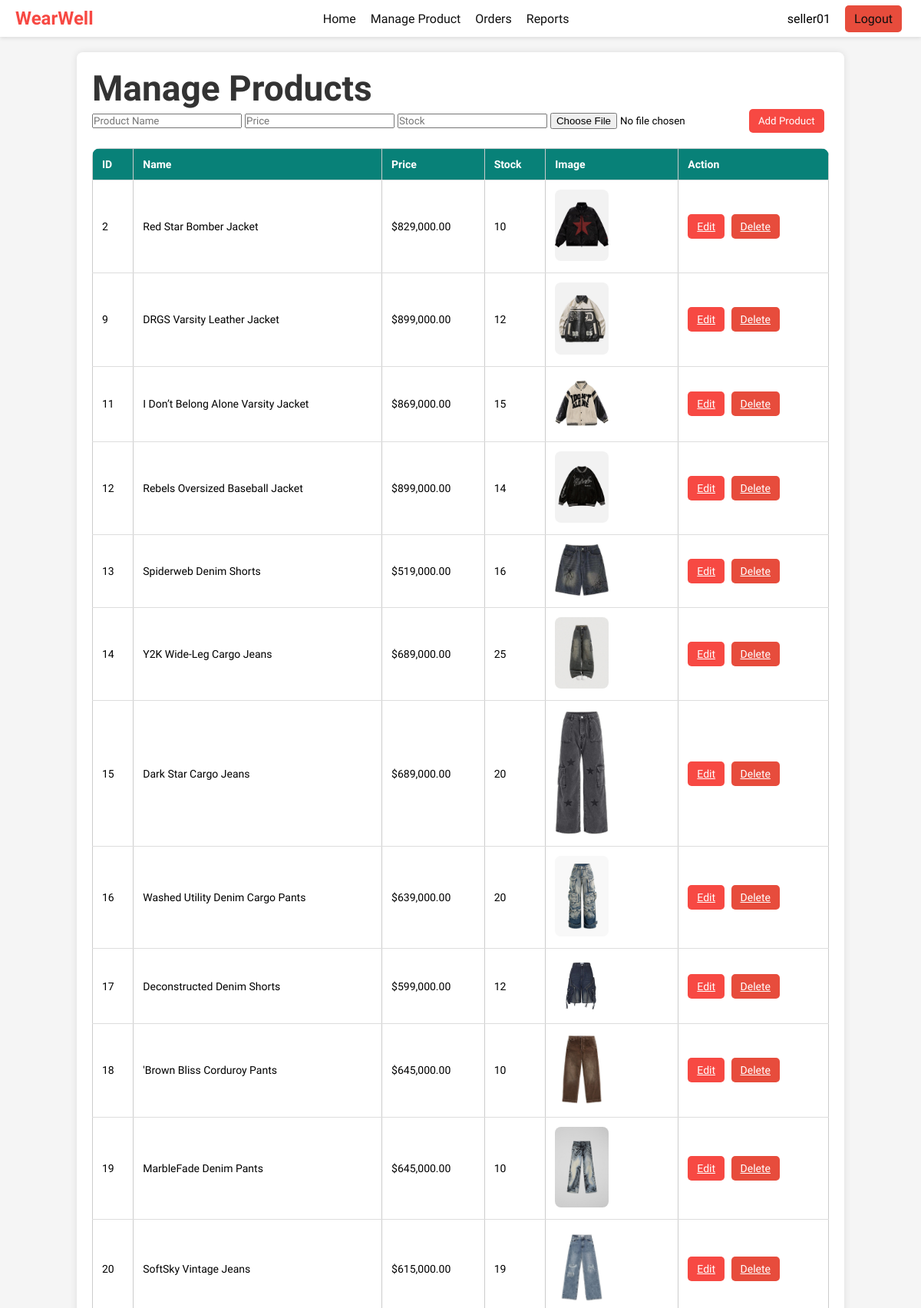
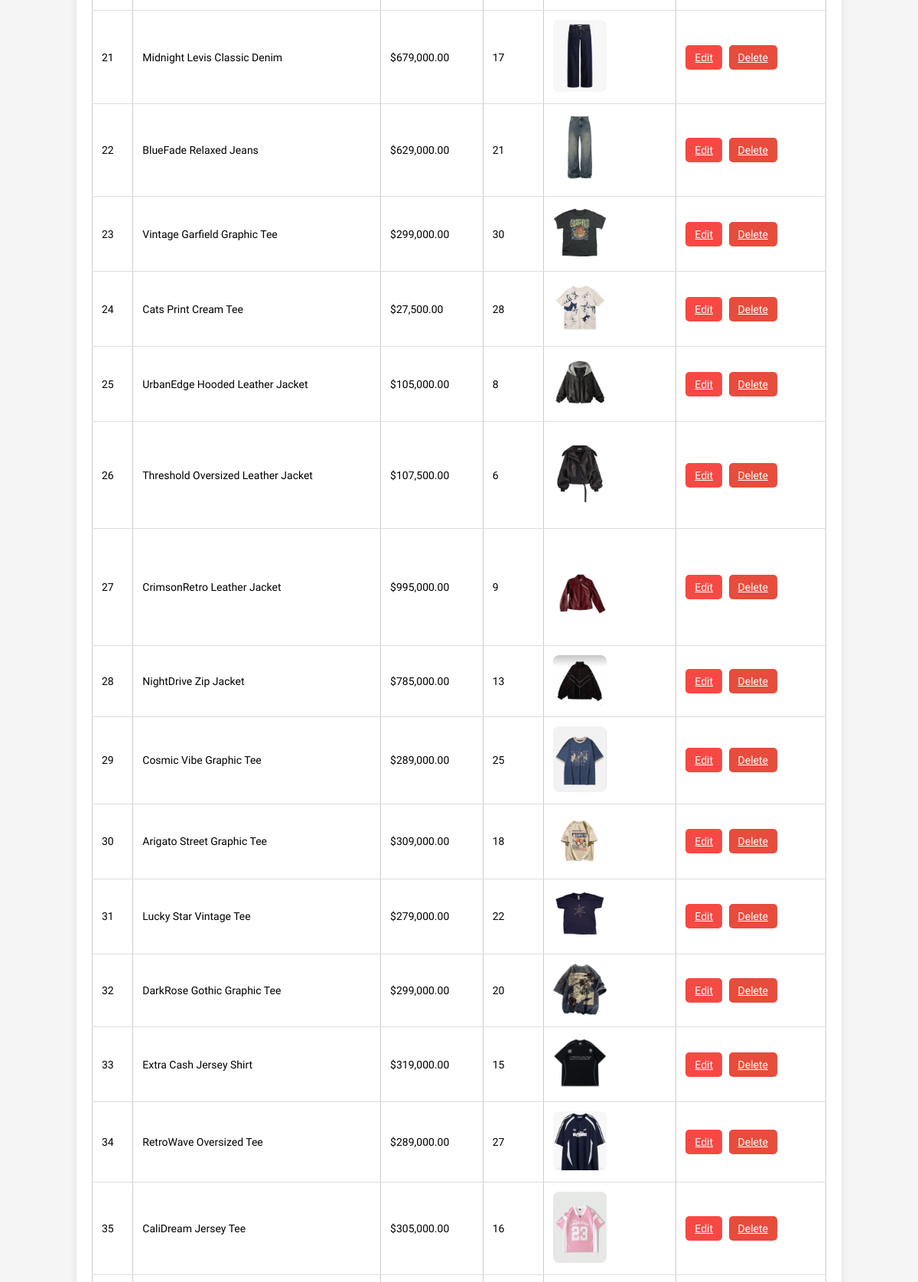
/manage_products.php (signed in, upper part), run on the app's committed database (2 pictures, top to bottom).
### tables this page shows
CREATE TABLE `products` (
  `id` int(11) NOT NULL,
  `seller_id` int(11) NOT NULL,
  `category_id` int(11) DEFAULT NULL,
  `name` varchar(200) DEFAULT NULL,
  `price` decimal(10,2) DEFAULT NULL,
  `stock` int(11) DEFAULT 0,
  `image` varchar(255) DEFAULT NULL,
  `created_at` timestamp NOT NULL DEFAULT current_timestamp(),
  `size` varchar(5) DEFAULT 'M',
  `description` text DEFAULT NULL
);

### manage_products.php (the view, shortened to what this page needs)
<?php
include 'backend/config.php';
$seller_id = $_SESSION['user_id'];
$result = $conn->prepare("SELECT * FROM products WHERE seller_id = ?");
$result->bind_param("i", $seller_id);
$result->execute();
$products = $result->get_result();
?>
<!DOCTYPE html>
<html lang="en">
<head>
<link rel="stylesheet" href="style.css">
</head>
<body>
    <div class="navbar">
    <div class="logo">WearWell</div>
    <div>
        <a href="dashboard_seller.php" onclick="showTab('home')">Home</a>
        <a href="manage_products.php" onclick="showTab('products')">Manage Product</a>
        <a href="#" onclick="showTab('orders')">Orders</a>
        <a href="#" onclick="showTab('reports')">Reports</a>
    </div>
    <div>
        <span><?= htmlspecialchars($_SESSION['username']) ?></span>
        <a href="logout.php" class="btn btn-delete">Logout</a>
    </div>
</div>
<section class="container">
    <h2>Manage Products</h2>
    <form action="" method="POST" enctype="multipart/form-data" class="product-form">
        <input type="text" name="name" placeholder="Product Name" required>
        <input type="number" step="0.01" name="price" placeholder="Price" required>
        <input type="number" name="stock" placeholder="Stock" required>
        <input type="file" name="image" accept="image/*" id="imageInput">
        <button type="submit" name="add_product" class="btn btn-update">Add Product</button>
    </form>
    <table class="cart-table">
        <tr>
            <th>ID</th>
            <th>Name</th>
            <th>Price</th>
            <th>Stock</th>
            <th>Image</th>
            <th>Action</th>
        </tr>
        <?php while($product = $products->fetch_assoc()): ?>
        <tr>
            <td><?= $product['id'] ?></td>
            <td><?= htmlspecialchars($product['name']) ?></td>
            <td>$<?= number_format($product['price'], 2) ?></td>
            <td><?= $product['stock'] ?></td>
            <td>
                <?php if($product['image']): ?>
                    <img src="uploads/<?= htmlspecialchars($product['image']) ?>" width="50" alt="Product Image">
                <?php endif; ?>
            </td>
            <td>
                <a href="edit_product.php?id=<?= $product['id'] ?>" class="btn btn-update">Edit</a>
                <a href="?delete=<?= $product['id'] ?>" class="btn btn-delete" onclick="return confirm('Are you sure?')">Delete</a>
            </td>
        </tr>
        <?php endwhile; ?>
    </table>
</section>
</body>
</html>

### style.css (style rules this page uses)
* { margin: 0; padding: 0; box-sizing: border-box; font-family: 'Spartan', sans-serif; scroll-behavior: smooth; }
h2 { font-size: 46px; line-height: 54px; color: #222; }
body { width: 100%; }
.navbar { display: flex; align-items: center; justify-content: space-between; background: #fffdfd; padding: 10px 20px; font-family: 'Spartan', sans-serif; flex-wrap: wrap; }
.navbar .logo { font-size: 24px; font-weight: 700; color: #f74943; }
.container { padding:20px; font-family: 'Spartan', sans-serif; }
.cart-table { width:100%; border-collapse: collapse; background:#fff; border-radius:10px; overflow:hidden; }
.cart-table img { width: 70px; border-radius: 8px; }
.cart-table th, .cart-table td { padding:12px; text-align:left; border-bottom:1px solid #ddd; font-size: 14px; }
.cart-table th { background:#088178; color:#fff; }
.btn { padding:8px 12px; border:none; border-radius:5px; cursor:pointer; font-family: 'Spartan', sans-serif; transition: 0.2s; }
.btn-delete { background:#e74c3c; color:#fff; }
.btn-update { background:#088178; color:#fff; }
body { font-family: Arial, sans-serif; background-color: #f4f4f4; margin: 0; padding: 0; }
.navbar { display: flex; justify-content: space-between; align-items: center; background: #fff; padding: 10px 20px; box-shadow: 0 2px 5px rgba(0,0,0,0.1); }
.container { max-width:1000px; margin:20px auto; padding:20px; background:#fff; border-radius:8px; box-shadow:0 0 10px rgba(0,0,0,0.1); }
h2 { color:#333; }
table { width:100%; border-collapse: collapse; margin-top:20px; }
th, td { border:1px solid #ccc; padding:10px; text-align:center; }
th { background:#088178; color:#fff; }
img { width:60px; height:auto; border-radius:4px; }
.navbar { display:flex; justify-content:space-between; align-items:center; background:#fff; padding:10px 20px; box-shadow:0 2px 5px rgba(0,0,0,0.1); }
.navbar a { text-decoration:none; color:#0f0f0f; margin-left:15px; font-weight:500; }
.logo { font-size:24px; font-weight:700; color:#f74943; }
.container { padding:20px; }
table { width:100%; border-collapse:collapse; background:#fff; border-radius:10px; overflow:hidden; margin-bottom:20px; }
th, td { padding:12px; border-bottom:1px solid #ddd; text-align:left; }
.btn { padding:8px 12px; border:none; border-radius:5px; cursor:pointer; margin-right:5px; }
.btn-update { background:#f74943; color:#fff; }

### manage_products.php (style rules this page uses)
body { font-family: 'Spartan', sans-serif; background:#f5f5f5; margin:0; padding:0; }
.navbar { display:flex; justify-content:space-between; align-items:center; background:#fff; padding:10px 20px; box-shadow:0 2px 5px rgba(0,0,0,0.1); }
.navbar a { text-decoration:none; color:#0f0f0f; margin-left:15px; font-weight:500; }
.logo { font-size:24px; font-weight:700; color:#f74943; }
.container { padding:20px; }
table { width:100%; border-collapse:collapse; background:#fff; border-radius:10px; overflow:hidden; margin-bottom:20px; }
th, td { padding:12px; border-bottom:1px solid #ddd; text-align:left; }
th { background:#088178; color:#fff; }
.btn { padding:8px 12px; border:none; border-radius:5px; cursor:pointer; margin-right:5px; }
.btn-delete { background:#e74c3c; color:#fff; }
.btn-update { background:#f74943; color:#fff; }

### data on the page
products: id "2", name "Red Star Bomber Jacket", price "829,000.00", stock "10", image (picture)
products: id "9", name "DRGS Varsity Leather Jacket", price "899,000.00", stock "12", image (picture)
products: id "11", name "I Don’t Belong Alone Varsity Jacket", price "869,000.00", stock "15", image (picture)
products: id "12", name "Rebels Oversized Baseball Jacket", price "899,000.00", stock "14", image (picture)
products: id "13", name "Spiderweb Denim Shorts", price "519,000.00", stock "16", image (picture)
products: id "14", name "Y2K Wide-Leg Cargo Jeans", price "689,000.00", stock "25", image (picture)
products: id "15", name "Dark Star Cargo Jeans", price "689,000.00", stock "20", image (picture)
products: id "16", name "Washed Utility Denim Cargo Pants", price "639,000.00", stock "20", image (picture)
products: id "17", name "Deconstructed Denim Shorts", price "599,000.00", stock "12", image (picture)
products: id "18", name "'Brown Bliss Corduroy Pants", price "645,000.00", stock "10", image (picture)
products: id "19", name "MarbleFade Denim Pants", price "645,000.00", stock "10", image (picture)
products: id "20", name "SoftSky Vintage Jeans", price "615,000.00", stock "19", image (picture)
products: id "21", name "Midnight Levis Classic Denim", price "679,000.00", stock "17", image (picture)
products: id "22", name "BlueFade Relaxed Jeans", price "629,000.00", stock "21", image (picture)
products: id "23", name "Vintage Garfield Graphic Tee", price "299,000.00", stock "30", image (picture)
products: id "24", name "Cats Print Cream Tee", price "27,500.00", stock "28", image (picture)
products: id "25", name "UrbanEdge Hooded Leather Jacket", price "105,000.00", stock "8", image (picture)
products: id "26", name "Threshold Oversized Leather Jacket", price "107,500.00", stock "6", image (picture)
products: id "27", name "CrimsonRetro Leather Jacket", price "995,000.00", stock "9", image (picture)
products: id "28", name "NightDrive Zip Jacket", price "785,000.00", stock "13", image (picture)
products: id "29", name "Cosmic Vibe Graphic Tee", price "289,000.00", stock "25", image (picture)
products: id "30", name "Arigato Street Graphic Tee", price "309,000.00", stock "18", image (picture)
products: id "31", name "Lucky Star Vintage Tee", price "279,000.00", stock "22", image (picture)
products: id "32", name "DarkRose Gothic Graphic Tee", price "299,000.00", stock "20", image (picture)
products: id "33", name "Extra Cash Jersey Shirt", price "319,000.00", stock "15", image (picture)
products: id "34", name "RetroWave Oversized Tee", price "289,000.00", stock "27", image (picture)
products: id "35", name "CaliDream Jersey Tee", price "305,000.00", stock "16", image (picture)

### other printed values
$_SESSION['username'] "seller01"
